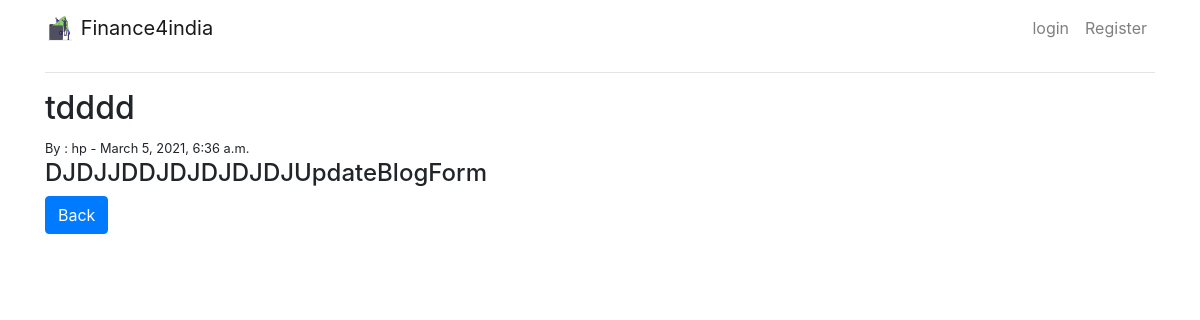
The page /details/1 on the database its author committed.
### blog/models.py (models this page shows, shortened)
class Blog(models.Model):
    title = models.CharField(max_length=100)
    title_tag = models.CharField(max_length=100)
    author = models.ForeignKey(User,on_delete=models.CASCADE)
    description = models.TextField()
    created_at = models.DateTimeField(auto_now_add=True)
    image = models.ImageField(upload_to='blog/images',blank=True,null=True)
    category = models.CharField(max_length=100,default='uncategorized')

### blog/views.py (the view)
# urls.py: path('details/<int:pk>',ArticleDetailView.as_view(),name='details'),
class ArticleDetailView(DetailView):
    model = Blog
    template_name = 'blog/details.html'

### blog/templates/blog/details.html (shortened to what this page needs)
{% extends 'blog/base.html' %}
{% block content %}
<h2>{{ blog.title }}</h2>
<small>By : {{ blog.author }} - {{ blog.created_at }}
<h4>{{ blog.description|safe }}</h4>
<a href='{% url "home" %}' style="text-decoration: none;">
<button class="btn btn-primary" name="back">Back</button>
</a>
{% endblock %}

### rows shown on the page
Blog: title "tdddd", author "hp", created_at "March 5, 2021, 6:36 a.m.", description "DJDJJDDJDJDJDJDJUpdateBlogForm"
